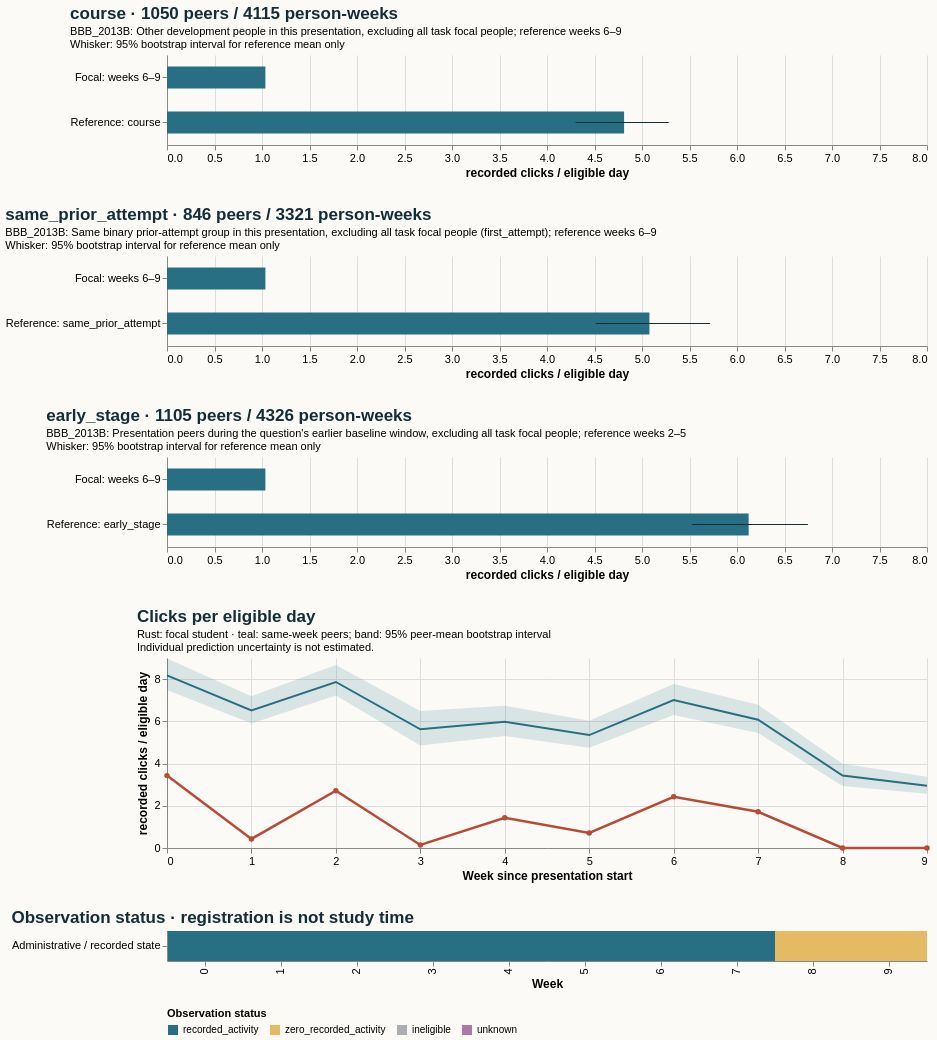

Vega-Lite specification stored for this chart:
### Vega-Lite specification from a JSON file in a GitHub repository (floating-point values rounded to 4 significant figures)
{"$schema": "https://vega.github.io/schema/vega-lite/v5.20.1.json", "config": {"axis": {"labelFontSize": 11, "titleFontSize": 12}, "background": "#fbfaf7", "font": "sans-serif", "title": {"anchor": "start", "color": "#142e38", "fontSize": 17, "subtitleFontSize": 11}, "view": {"continuousHeight": 300, "continuousWidth": 300, "stroke": null}}, "datasets": {"data-1a28e0546881d01023d90372ef5098d6": [{"eligible_days": 7.0, "end_day": 6, "logging_completeness": "unknown", "observation_status": "recorded_activity", "row": "Administrative / recorded state", "score_status": "withheld_release_time_unknown", "start_day": 0, "value": 3.429, "week": 0}, {"eligible_days": 7.0, "end_day": 13, "logging_completeness": "unknown", "observation_status": "recorded_activity", "row": "Administrative / recorded state", "score_status": "withheld_release_time_unknown", "start_day": 7, "value": 0.4286, "week": 1}, {"eligible_days": 7.0, "end_day": 20, "logging_completeness": "unknown", "observation_status": "recorded_activity", "row": "Administrative / recorded state", "score_status": "withheld_release_time_unknown", "start_day": 14, "value": 2.714, "week": 2}, {"eligible_days": 7.0, "end_day": 27, "logging_completeness": "unknown", "observation_status": "recorded_activity", "row": "Administrative / recorded state", "score_status": "withheld_release_time_unknown", "start_day": 21, "value": 0.1429, "week": 3}, {"eligible_days": 7.0, "end_day": 34, "logging_completeness": "unknown", "observation_status": "recorded_activity", "row": "Administrative / recorded state", "score_status": "withheld_release_time_unknown", "start_day": 28, "value": 1.429, "week": 4}, {"eligible_days": 7.0, "end_day": 41, "logging_completeness": "unknown", "observation_status": "recorded_activity", "row": "Administrative / recorded state", "score_status": "withheld_release_time_unknown", "start_day": 35, "value": 0.7143, "week": 5}, {"eligible_days": 7.0, "end_day": 48, "logging_completeness": "unknown", "observation_status": "recorded_activity", "row": "Administrative / recorded state", "score_status": "withheld_release_time_unknown", "start_day": 42, "value": 2.429, "week": 6}, {"eligible_days": 7.0, "end_day": 55, "logging_completeness": "unknown", "observation_status": "recorded_activity", "row": "Administrative / recorded state", "score_status": "withheld_release_time_unknown", "start_day": 49, "value": 1.714, "week": 7}, {"eligible_days": 7.0, "end_day": 62, "logging_completeness": "unknown", "observation_status": "zero_recorded_activity", "row": "Administrative / recorded state", "score_status": "withheld_release_time_unknown", "start_day": 56, "value": 0.0, "week": 8}, {"eligible_days": 7.0, "end_day": 69, "logging_completeness": "unknown", "observation_status": "zero_recorded_activity", "row": "Administrative / recorded state", "score_status": "withheld_release_time_unknown", "start_day": 63, "value": 0.0, "week": 9}], "data-1c6592b31ef2c541ae21d42d5a80f9ba": [{"hi": null, "lo": null, "series": "Focal: weeks 6–9", "value": 1.036}, {"hi": 5.281, "lo": 4.3, "series": "Reference: course", "value": 4.811}], "data-2d40645d48390fad166a9c337a62aab4": [{"hi": null, "lo": null, "series": "Focal: weeks 6–9", "value": 1.036}, {"hi": 6.746, "lo": 5.525, "series": "Reference: early_stage", "value": 6.123}], "data-7e5797e3c5dfaf12940f5c83f916dd90": [{"end_day": 6, "focal_value": 3.429, "peer_ci_high": 8.974, "peer_ci_low": 7.48, "peer_mean": 8.174, "peer_observations": 1127, "peer_people": 1127, "reference": "course", "unit": "recorded clicks / eligible day", "week": 0}, {"end_day": 13, "focal_value": 0.4286, "peer_ci_high": 7.19, "peer_ci_low": 5.892, "peer_mean": 6.521, "peer_observations": 1121, "peer_people": 1121, "reference": "course", "unit": "recorded clicks / eligible day", "week": 1}, {"end_day": 20, "focal_value": 2.714, "peer_ci_high": 8.667, "peer_ci_low": 7.218, "peer_mean": 7.865, "peer_observations": 1105, "peer_people": 1105, "reference": "course", "unit": "recorded clicks / eligible day", "week": 2}, {"end_day": 27, "focal_value": 0.1429, "peer_ci_high": 6.484, "peer_ci_low": 4.85, "peer_mean": 5.625, "peer_observations": 1098, "peer_people": 1098, "reference": "course", "unit": "recorded clicks / eligible day", "week": 3}, {"end_day": 34, "focal_value": 1.429, "peer_ci_high": 6.744, "peer_ci_low": 5.31, "peer_mean": 5.982, "peer_observations": 1065, "peer_people": 1065, "reference": "course", "unit": "recorded clicks / eligible day", "week": 4}, {"end_day": 41, "focal_value": 0.7143, "peer_ci_high": 6.032, "peer_ci_low": 4.753, "peer_mean": 5.35, "peer_observations": 1058, "peer_people": 1058, "reference": "course", "unit": "recorded clicks / eligible day", "week": 5}, {"end_day": 48, "focal_value": 2.429, "peer_ci_high": 7.765, "peer_ci_low": 6.294, "peer_mean": 7.012, "peer_observations": 1050, "peer_people": 1050, "reference": "course", "unit": "recorded clicks / eligible day", "week": 6}, {"end_day": 55, "focal_value": 1.714, "peer_ci_high": 6.782, "peer_ci_low": 5.443, "peer_mean": 6.076, "peer_observations": 1034, "peer_people": 1034, "reference": "course", "unit": "recorded clicks / eligible day", "week": 7}, {"end_day": 62, "focal_value": 0.0, "peer_ci_high": 3.987, "peer_ci_low": 2.937, "peer_mean": 3.431, "peer_observations": 1024, "peer_people": 1024, "reference": "course", "unit": "recorded clicks / eligible day", "week": 8}, {"end_day": 69, "focal_value": 0.0, "peer_ci_high": 3.376, "peer_ci_low": 2.568, "peer_mean": 2.953, "peer_observations": 1007, "peer_people": 1007, "reference": "course", "unit": "recorded clicks / eligible day", "week": 9}], "data-f080c767cdb6486ec920e58e752d49cb": [{"hi": null, "lo": null, "series": "Focal: weeks 6–9", "value": 1.036}, {"hi": 5.717, "lo": 4.511, "series": "Reference: same_prior_attempt", "value": 5.078}]}, "resolve": {"scale": {"color": "independent"}}, "spacing": 28, "vconcat": [{"data": {"name": "data-1c6592b31ef2c541ae21d42d5a80f9ba"}, "height": 90, "layer": [{"encoding": {"x": {"field": "value", "scale": {"domain": [0, 7.084], "zero": true}, "title": "recorded clicks / eligible day", "type": "quantitative"}, "y": {"field": "series", "sort": null, "title": null, "type": "nominal"}}, "mark": {"color": "#286f83", "size": 22, "type": "bar"}}, {"encoding": {"x": {"field": "lo", "type": "quantitative"}, "x2": {"field": "hi"}, "y": {"field": "series", "sort": null, "title": null, "type": "nominal"}}, "mark": {"color": "#142e38", "type": "rule"}}], "title": {"subtitle": ["BBB_2013B: Other development people in this presentation, excluding all task focal people; reference weeks 6–9", "Whisker: 95% bootstrap interval for reference mean only"], "text": "course · 1050 peers / 4115 person-weeks"}, "width": 760}, {"data": {"name": "data-f080c767cdb6486ec920e58e752d49cb"}, "height": 90, "layer": [{"encoding": {"x": {"field": "value", "scale": {"domain": [0, 7.084], "zero": true}, "title": "recorded clicks / eligible day", "type": "quantitative"}, "y": {"field": "series", "sort": null, "title": null, "type": "nominal"}}, "mark": {"color": "#286f83", "size": 22, "type": "bar"}}, {"encoding": {"x": {"field": "lo", "type": "quantitative"}, "x2": {"field": "hi"}, "y": {"field": "series", "sort": null, "title": null, "type": "nominal"}}, "mark": {"color": "#142e38", "type": "rule"}}], "title": {"subtitle": ["BBB_2013B: Same binary prior-attempt group in this presentation, excluding all task focal people (first_attempt); reference weeks 6–9", "Whisker: 95% bootstrap interval for reference mean only"], "text": "same_prior_attempt · 846 peers / 3321 person-weeks"}, "width": 760}, {"data": {"name": "data-2d40645d48390fad166a9c337a62aab4"}, "height": 90, "layer": [{"encoding": {"x": {"field": "value", "scale": {"domain": [0, 7.084], "zero": true}, "title": "recorded clicks / eligible day", "type": "quantitative"}, "y": {"field": "series", "sort": null, "title": null, "type": "nominal"}}, "mark": {"color": "#286f83", "size": 22, "type": "bar"}}, {"encoding": {"x": {"field": "lo", "type": "quantitative"}, "x2": {"field": "hi"}, "y": {"field": "series", "sort": null, "title": null, "type": "nominal"}}, "mark": {"color": "#142e38", "type": "rule"}}], "title": {"subtitle": ["BBB_2013B: Presentation peers during the question's earlier baseline window, excluding all task focal people; reference weeks 2–5", "Whisker: 95% bootstrap interval for reference mean only"], "text": "early_stage · 1105 peers / 4326 person-weeks"}, "width": 760}, {"data": {"name": "data-7e5797e3c5dfaf12940f5c83f916dd90"}, "height": 190, "layer": [{"encoding": {"x": {"axis": {"tickMinStep": 1}, "field": "week", "title": "Week since presentation start", "type": "quantitative"}, "y": {"field": "peer_ci_low", "scale": {"zero": true}, "title": "recorded clicks / eligible day", "type": "quantitative"}, "y2": {"field": "peer_ci_high"}}, "mark": {"color": "#286f83", "opacity": 0.16, "type": "area"}}, {"encoding": {"tooltip": [{"field": "week", "type": "quantitative"}, {"field": "peer_mean", "type": "quantitative"}, {"field": "peer_people", "type": "quantitative"}, {"field": "peer_observations", "type": "quantitative"}], "x": {"field": "week", "type": "quantitative"}, "y": {"field": "peer_mean", "type": "quantitative"}}, "mark": {"color": "#286f83", "strokeWidth": 2, "type": "line"}}, {"encoding": {"tooltip": [{"field": "week", "type": "quantitative"}, {"field": "focal_value", "type": "quantitative"}], "x": {"field": "week", "type": "quantitative"}, "y": {"field": "focal_value", "type": "quantitative"}}, "mark": {"color": "#b64c35", "point": {"color": "#b64c35"}, "strokeWidth": 2.5, "type": "line"}}], "title": {"subtitle": ["Rust: focal student · teal: same-week peers; band: 95% peer-mean bootstrap interval", "Individual prediction uncertainty is not estimated."], "text": "Clicks per eligible day"}, "width": 760}, {"data": {"name": "data-1a28e0546881d01023d90372ef5098d6"}, "encoding": {"color": {"field": "observation_status", "legend": {"labelLimit": 260, "orient": "bottom"}, "scale": {"domain": ["recorded_activity", "zero_recorded_activity", "ineligible", "unknown"], "range": ["#286f83", "#e4bb64", "#aaaeb3", "#ac78a5"]}, "title": "Observation status", "type": "nominal"}, "tooltip": [{"field": "week", "type": "quantitative"}, {"field": "eligible_days", "type": "quantitative"}, {"field": "observation_status", "type": "nominal"}, {"field": "logging_completeness", "type": "nominal"}], "x": {"field": "week", "title": "Week", "type": "ordinal"}, "y": {"field": "row", "title": null, "type": "nominal"}}, "height": 30, "mark": {"type": "rect"}, "title": "Observation status · registration is not study time", "width": 760}]}
